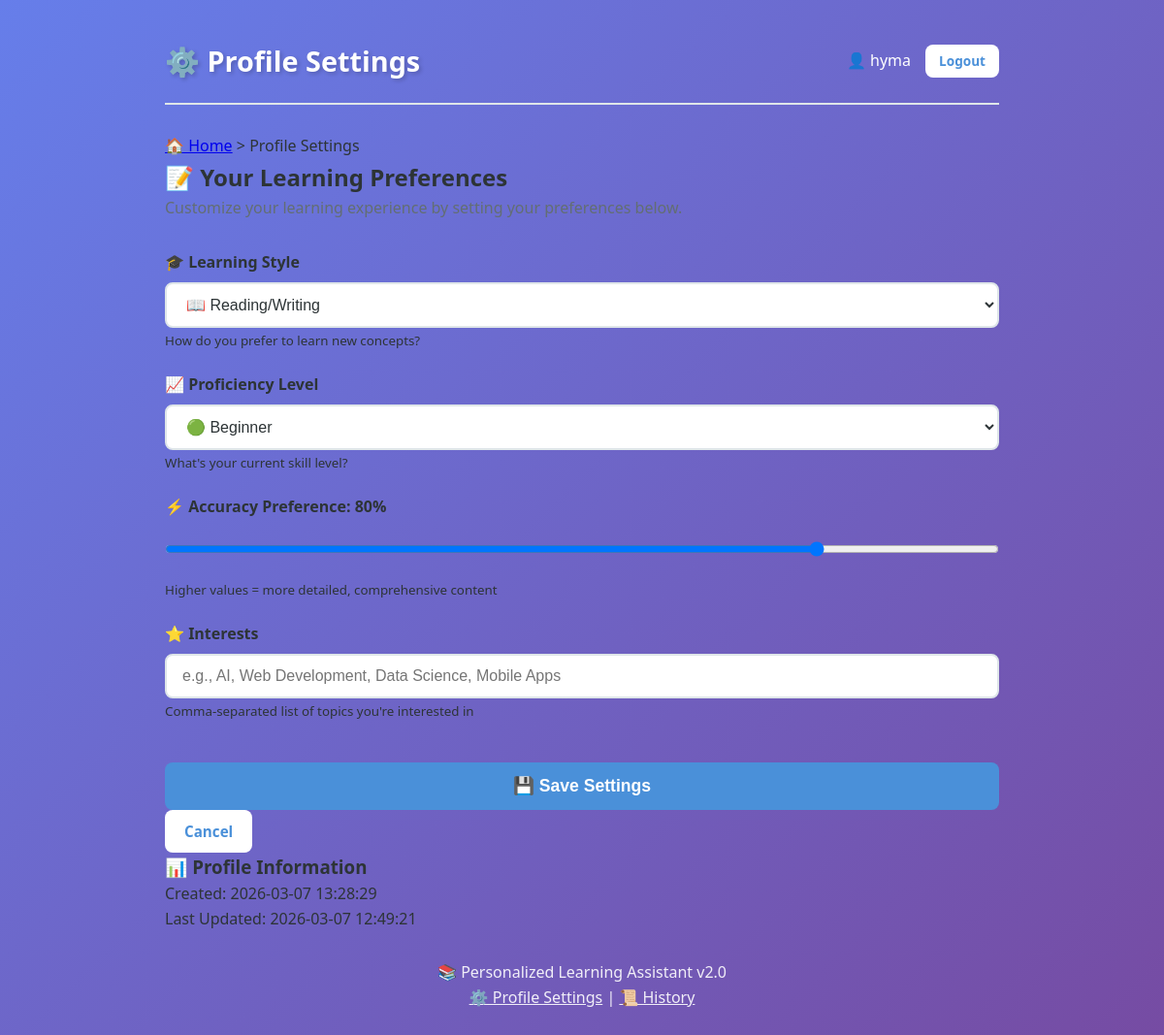
Screenshot of /profile (signed in) with the database file from the repository.
### tables this page shows
CREATE TABLE user_profiles (
            id INTEGER PRIMARY KEY AUTOINCREMENT,
            user_id INTEGER NOT NULL,
            learning_style TEXT DEFAULT 'Reading',
            level TEXT DEFAULT 'Beginner',
            accuracy INTEGER DEFAULT 80,
            interests TEXT DEFAULT '',
            updated_at TIMESTAMP DEFAULT CURRENT_TIMESTAMP, created_at TIMESTAMP,
            FOREIGN KEY (user_id) REFERENCES users (id)
        );

### app.py (the view, shortened to what this page needs)
@app.route('/profile', methods=['GET', 'POST'])
@login_required
def profile():
    user_id = session.get('user_id')
    profile = get_or_create_profile(user_id)
    return render_template('profile.html', profile=profile)

### app.py (called while the page is built, shortened)
def get_db_connection():
    conn = sqlite3.connect(DATABASE)
    conn.row_factory = sqlite3.Row
    return conn

def get_or_create_profile(user_id):
    conn = get_db_connection()
    cursor = conn.cursor()
    cursor.execute('SELECT * FROM user_profiles WHERE user_id = ?', (user_id,))
    profile = cursor.fetchone()
    conn.close()
    return profile

def login_required(f):
    @wraps(f)
    def decorated_function(*args, **kwargs):
        if 'user_id' not in session:
            flash('Please log in to access this page.', 'error')
            return redirect(url_for('login'))
        return f(*args, **kwargs)
    return decorated_function

### templates/profile.html (shortened to what this page needs)
<!DOCTYPE html>
<html lang="en">
<head>
    <link rel="stylesheet" href="/static/style.css">
</head>
<body>
    <div class="container">
        <header>
            <h1>⚙️ Profile Settings</h1>
            <div class="user-info">
                <span>👤 {{ session.get('username') }}</span>
                <a href="/logout" class="btn btn-small">Logout</a>
            </div>
        </header>
        <main>
            <nav class="breadcrumb">
                <a href="/">🏠 Home</a> > <span>Profile Settings</span>
            </nav>
            <section class="profile-form">
                <h2>📝 Your Learning Preferences</h2>
                <p class="subtitle">Customize your learning experience by setting your preferences below.</p>
                <form method="POST" action="/profile">
                    <div class="form-group">
                        <label for="learning_style">🎓 Learning Style</label>
                        <select id="learning_style" name="learning_style">
                            <option value="Reading" {% if profile and profile.learning_style == 'Reading' %}selected{% endif %}>📖 Reading/Writing</option>
                        </select>
                        <small class="help-text">How do you prefer to learn new concepts?</small>
                    </div>
                    <div class="form-group">
                        <label for="level">📈 Proficiency Level</label>
                        <select id="level" name="level">
                            <option value="Beginner" {% if profile and profile.level == 'Beginner' %}selected{% endif %}>🟢 Beginner</option>
                        </select>
                        <small class="help-text">What's your current skill level?</small>
                    </div>
                    <div class="form-group">
                        <label for="accuracy">⚡ Accuracy Preference: <span id="accuracyValue">{{ profile.accuracy if profile else 80 }}%</span></label>
                        <input
                            type="range"
                            id="accuracy"
                            name="accuracy"
                            min="0"
                            max="100"
                            value="{{ profile.accuracy if profile else 80 }}"
                            oninput="document.getElementById('accuracyValue').textContent = this.value + '%'">
                        <small class="help-text">Higher values = more detailed, comprehensive content</small>
                    </div>
                    <div class="form-group">
                        <label for="interests">⭐ Interests</label>
                        <input
                            type="text"
                            id="interests"
                            name="interests"
                            value="{{ profile.interests if profile else '' }}"
                            placeholder="e.g., AI, Web Development, Data Science, Mobile Apps">
                        <small class="help-text">Comma-separated list of topics you're interested in</small>
                    </div>
                    <div class="form-actions">
                        <button type="submit" class="btn btn-primary btn-large">
                            💾 Save Settings
                        </button>
                        <a href="/" class="btn">Cancel</a>
                    </div>
                </form>
            </section>
            {% if profile %}
            <section class="profile-info">
                <h3>📊 Profile Information</h3>
                <div class="info-grid">
                    <div class="info-item">
                        <span class="info-label">Created:</span>
                        <span class="info-value">{{ profile.created_at if profile.created_at else 'New profile - not yet saved' }}</span>
                    </div>
                    <div class="info-item">
                        <span class="info-label">Last Updated:</span>
                        <span class="info-value">{{ profile.updated_at if profile.updated_at else 'Never' }}</span>
                    </div>
                </div>
            </section>
            {% endif %}
        </main>
        <footer>
            <p>📚 Personalized Learning Assistant v2.0</p>
            <p><a href="/profile">⚙️ Profile Settings</a> | <a href="/history">📜 History</a></p>
        </footer>
    </div>
</body>
</html>

### static/style.css (style rules this page uses)
:root { --primary-color: #4a90d9; --primary-dark: #357abd; --secondary-color: #6c5ce7; --success-color: #00b894; --error-color: #d63031; --warning-color: #fdcb6e; --background: linear-gradient(135deg, #667eea 0%, #764ba2 100%); --card-bg: #ffffff; --text-color: #2d3436; --text-light: #636e72; --border-color: #dfe6e9; --shadow: 0 10px 40px rgba(0, 0, 0, 0.1); --shadow-hover: 0 15px 50px rgba(0, 0, 0, 0.15); }
* { margin: 0; padding: 0; box-sizing: border-box; }
body { font-family: 'Segoe UI', Tahoma, Geneva, Verdana, sans-serif; background: var(--background); min-height: 100vh; color: var(--text-color); line-height: 1.6; }
.container { max-width: 900px; margin: 0 auto; padding: 20px; }
header { display: flex; justify-content: space-between; align-items: center; padding: 20px 0; margin-bottom: 30px; border-bottom: 2px solid var(--border-color); animation: slideInDown 0.5s ease-out; }
header h1 { font-size: 1.8rem; color: white; text-shadow: 2px 2px 4px rgba(0, 0, 0, 0.2); }
.user-info { display: flex; align-items: center; gap: 15px; color: white; font-weight: 500; }
.btn { display: inline-block; padding: 10px 20px; background: white; color: var(--primary-color); text-decoration: none; border-radius: 8px; font-weight: 600; transition: all 0.3s ease; border: none; cursor: pointer; font-size: 0.95rem; }
.btn-primary { background: var(--primary-color); color: white; }
.btn-small { padding: 6px 14px; font-size: 0.85rem; }
.btn-large { padding: 14px 28px; font-size: 1.1rem; width: 100%; margin-top: 20px; }
.subtitle { color: var(--text-light); margin-bottom: 30px; }
.form-group { margin-bottom: 20px; }
.form-group label { display: block; margin-bottom: 8px; font-weight: 600; color: var(--text-color); }
.form-group input, .form-group select { width: 100%; padding: 12px 16px; border: 2px solid var(--border-color); border-radius: 8px; font-size: 1rem; transition: all 0.3s ease; background: var(--card-bg); color: var(--text-color); }
footer { text-align: center; padding: 30px 0; color: white; opacity: 0.9; }
footer a { color: white; text-decoration: underline; }

### rows the page displays
user_profiles: learning_style "📖 Reading/Writing", level "🟢 Beginner", accuracy "80", created_at "2026-03-07 13:28:29", updated_at "2026-03-07 12:49:21"

### other values shown
{{ session.get('username') }} "hyma"
